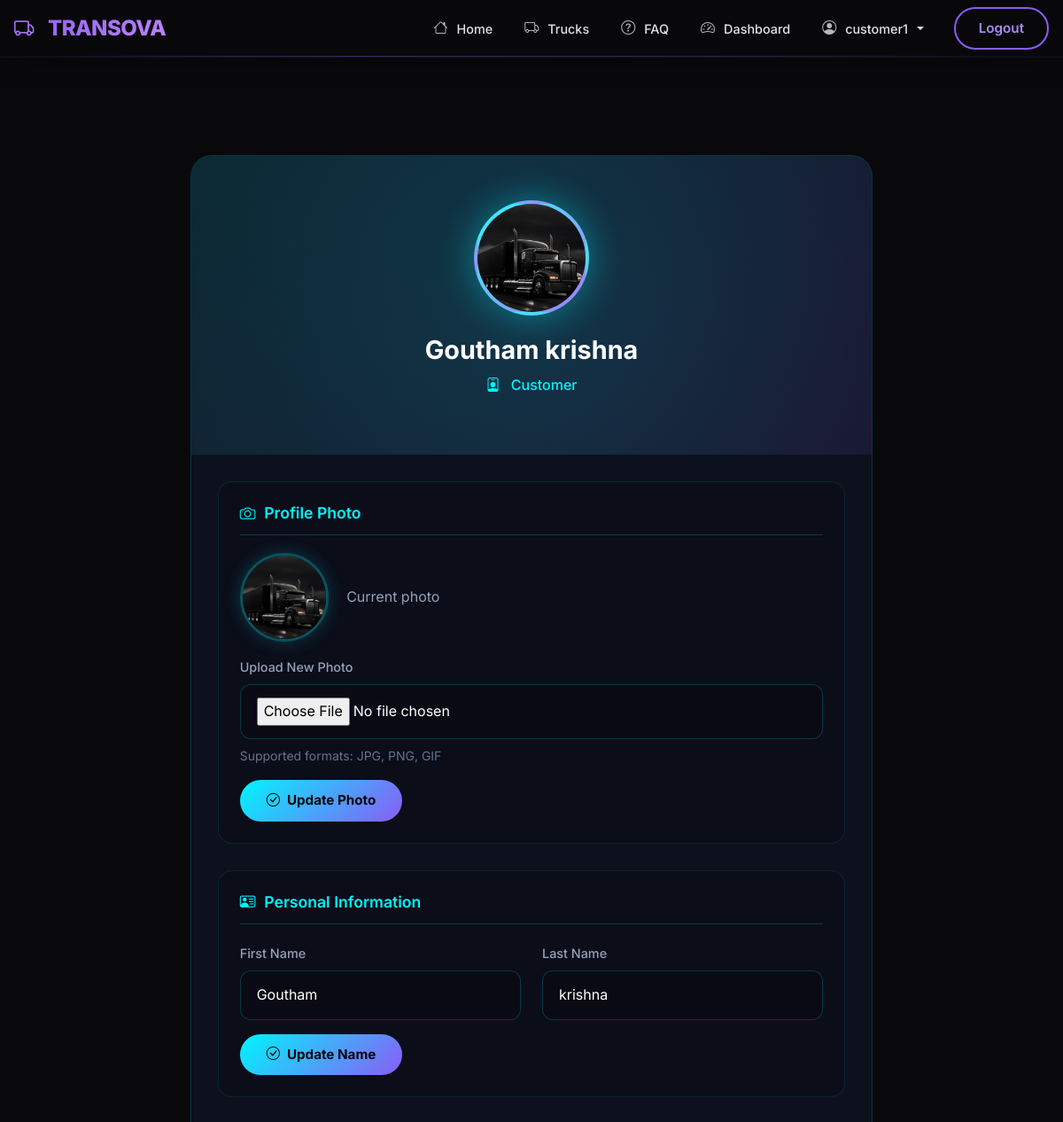
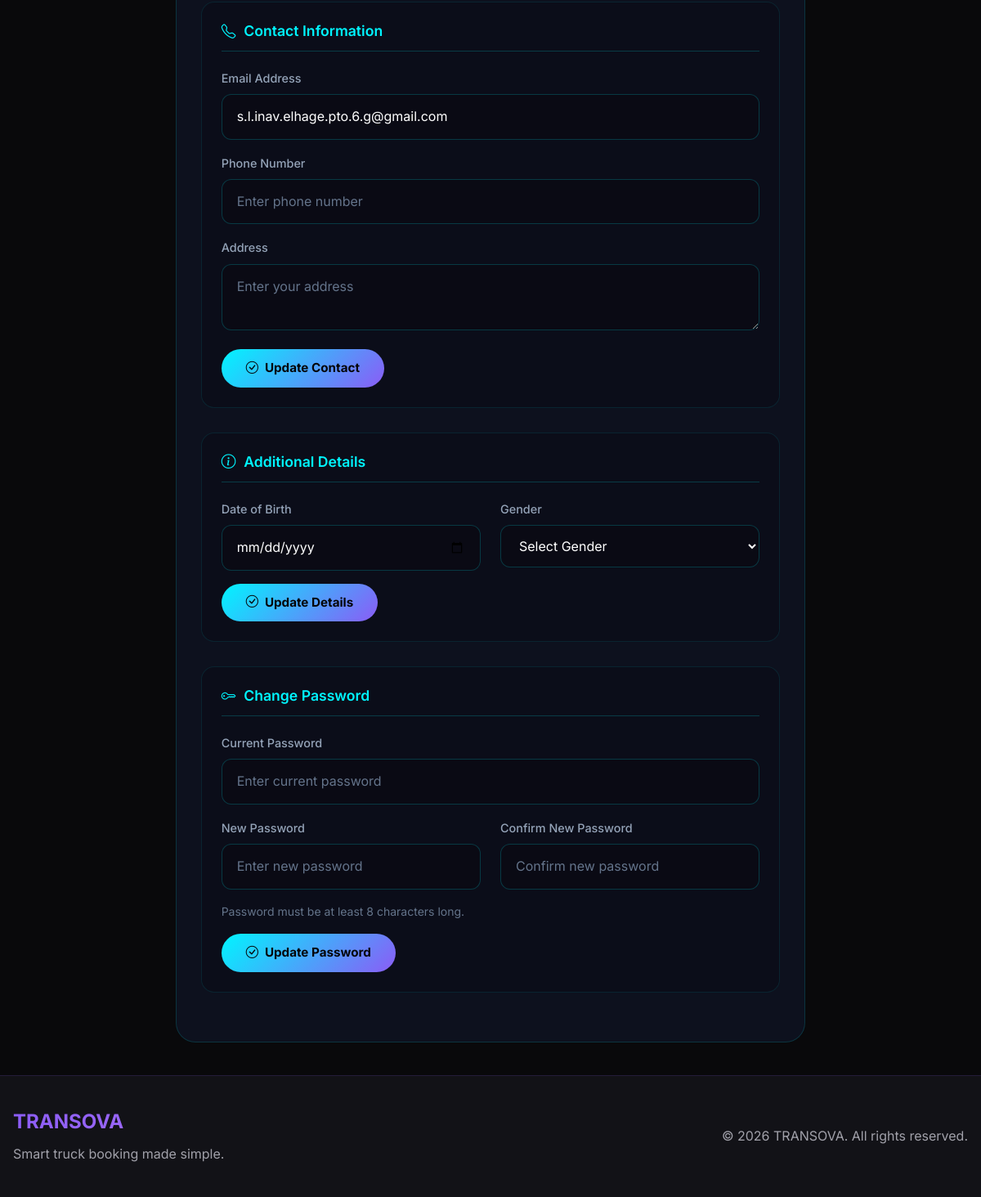
Page /accounts/customer-profile/ (signed in) on the committed database (2 pictures, top to bottom).
### accounts/models.py (models this page shows, shortened)
class User(AbstractUser):
    ROLE_ADMIN = "ADMIN"
    ROLE_COMPANY = "COMPANY"
    ROLE_CUSTOMER = "CUSTOMER"
    ROLE_DRIVER = "DRIVER"
    ROLE_CHOICES = (
        (ROLE_ADMIN, "Admin"),
        (ROLE_COMPANY, "Company"),
        (ROLE_CUSTOMER, "Customer"),
        (ROLE_DRIVER, "Driver"),
    )
    role = models.CharField(max_length=20, choices=ROLE_CHOICES, default=ROLE_CUSTOMER)
    phone = models.CharField(max_length=20, blank=True)
    address = models.TextField(blank=True)
    profile_picture = models.ImageField(
        upload_to="profile_pics/", blank=True, null=True
    )
    date_of_birth = models.DateField(null=True, blank=True)
    gender = models.CharField(
        max_length=10,
        choices=[
            ("male", "Male"),
            ("female", "Female"),
            ("other", "Other"),
        ],
        blank=True,
    )
    groups = models.ManyToManyField(
        "auth.Group",
        verbose_name="groups",
        blank=True,
        help_text="The groups this user belongs to.",
        related_name="custom_user_set",
        related_query_name="user",
    )
    user_permissions = models.ManyToManyField(
        "auth.Permission",
        verbose_name="user permissions",
        blank=True,
        help_text="Specific permissions for this user.",
        related_name="custom_user_set",
        related_query_name="user",
    )

### accounts/views.py (the view, shortened to what this page needs)
# urls.py: path("customer-profile/", views.customer_profile, name="customer_profile"),
def customer_profile(request):
    from django.http import JsonResponse
    from django.views.decorators.http import require_http_methods
    if not request.user.is_authenticated:
        if request.headers.get("X-Requested-With") == "XMLHttpRequest":
            return JsonResponse(
                {"success": False, "message": "Please login to continue"}, status=401
            )
        return redirect("login")
    return render(request, "accounts/customer_profile.html", {"user": request.user})

### accounts/templates/accounts/customer_profile.html (shortened to what this page needs)
{% extends "bookings/customer_base.html" %}
{% load static %}
{% block content %}
<div class="profile-section">
    <div class="container">
        <div class="row">
            <div class="col-lg-8 mx-auto">
                <div class="profile-card">
                    <div class="profile-header">
                        <div class="profile-avatar" id="headerAvatar">
                            {% if user.profile_picture %}
                                <img src="{{ user.profile_picture.url }}" alt="{{ user.username }}" id="headerAvatarImg">
                            {% else %}
                                {{ user.username|upper|slice:":1" }}
                            {% endif %}
                        </div>
                        <h1 class="profile-name">{{ user.get_full_name|default:user.username }}</h1>
                        <p class="profile-role">
                            <i class="bi bi-person-badge me-2"></i>
                            {% if user.role %}{{ user.get_role_display }}{% else %}Customer{% endif %}
                        </p>
                    </div>
                    <div class="profile-body">
                        <div class="info-section">
                            <h4 class="info-title">
                                <i class="bi bi-camera"></i>Profile Photo
                            </h4>
                            <form method="POST" enctype="multipart/form-data" class="profile-update-form" data-section="photo">
                                <div class="mb-3">
                                    {% if user.profile_picture %}
                                        <div class="mb-3">
                                            <img src="{{ user.profile_picture.url }}" alt="Current Photo" class="current-photo" id="currentPhotoPreview">
                                            <span class="ms-3" style="color: #94a3b8;">Current photo</span>
                                        </div>
                                    {% endif %}
                                    <label class="form-label">Upload New Photo</label>
                                    <input type="file" class="form-control-futuristic" name="profile_picture" accept="image/*" id="photoInput">
                                    <small style="color: #64748b; display: block; margin-top: 8px;">Supported formats: JPG, PNG, GIF</small>
                                </div>
                                <button type="submit" class="btn btn-save">
                                    <span class="btn-text"><i class="bi bi-check-circle me-2"></i>Update Photo</span>
                                </button>
                            </form>
                        </div>
                        <div class="info-section">
                            <h4 class="info-title">
                                <i class="bi bi-person-vcard"></i>Personal Information
                            </h4>
                            <form method="POST" enctype="multipart/form-data" class="profile-update-form" data-section="personal">
                                <div class="row">
                                    <div class="col-md-6 mb-3">
                                        <label class="form-label">First Name</label>
                                        <input type="text" class="form-control-futuristic" name="first_name" value="{{ user.first_name|default:'' }}">
                                    </div>
                                    <div class="col-md-6 mb-3">
                                        <label class="form-label">Last Name</label>
                                        <input type="text" class="form-control-futuristic" name="last_name" value="{{ user.last_name|default:'' }}">
                                    </div>
                                </div>
                                <button type="submit" class="btn btn-save">
                                    <span class="btn-text"><i class="bi bi-check-circle me-2"></i>Update Name</span>
                                </button>
                            </form>
                        </div>
                        <div class="info-section">
                            <h4 class="info-title">
                                <i class="bi bi-telephone"></i>Contact Information
                            </h4>
                            <form method="POST" enctype="multipart/form-data" class="profile-update-form" data-section="contact">
                                <div class="mb-3">
                                    <label class="form-label">Email Address</label>
                                    <input type="email" class="form-control-futuristic" name="email" value="{{ user.email|default:'' }}">
                                </div>
                                <div class="mb-3">
                                    <label class="form-label">Phone Number</label>
                                    <input type="text" class="form-control-futuristic" name="phone" value="{{ user.phone|default:'' }}" placeholder="Enter phone number">
                                </div>
                                <div class="mb-3">
                                    <label class="form-label">Address</label>
                                    <textarea class="form-control-futuristic" name="address" rows="2" placeholder="Enter your address">{{ user.address|default:'' }}</textarea>
                                </div>
                                <button type="submit" class="btn btn-save">
                                    <span class="btn-text"><i class="bi bi-check-circle me-2"></i>Update Contact</span>
                                </button>
                            </form>
                        </div>
                        <div class="info-section">
                            <h4 class="info-title">
                                <i class="bi bi-info-circle"></i>Additional Details
                            </h4>
                            <form method="POST" enctype="multipart/form-data" class="profile-update-form" data-section="additional">
                                <div class="row">
                                    <div class="col-md-6 mb-3">
                                        <label class="form-label">Date of Birth</label>
                                        <input type="date" class="form-control-futuristic" name="date_of_birth" value="{{ user.date_of_birth|default:'' }}">
                                    </div>
                                    <div class="col-md-6 mb-3">
                                        <label class="form-label">Gender</label>
                                        <select class="form-select-futuristic" name="gender">
                                            <option value="">Select Gender</option>
                                        </select>
                                    </div>
                                </div>
                                <button type="submit" class="btn btn-save">
                                    <span class="btn-text"><i class="bi bi-check-circle me-2"></i>Update Details</span>
                                </button>
                            </form>
                        </div>
                        <div class="info-section">
                            <h4 class="info-title">
                                <i class="bi bi-key"></i>Change Password
                            </h4>
                            <form method="POST" enctype="multipart/form-data" class="profile-update-form" data-section="password">
                                <div class="mb-3">
                                    <label class="form-label">Current Password</label>
                                    <input type="password" class="form-control-futuristic" name="current_password" placeholder="Enter current password" autocomplete="new-password">
                                </div>
                                <div class="row">
                                    <div class="col-md-6 mb-3">
                                        <label class="form-label">New Password</label>
                                        <input type="password" class="form-control-futuristic" name="new_password" placeholder="Enter new password" autocomplete="new-password">
                                    </div>
                                    <div class="col-md-6 mb-3">
                                        <label class="form-label">Confirm New Password</label>
                                        <input type="password" class="form-control-futuristic" name="confirm_password" placeholder="Confirm new password" autocomplete="new-password">
                                    </div>
                                </div>
                                <small style="color: #64748b; display: block;">Password must be at least 8 characters long.</small>
                                <button type="submit" class="btn btn-save mt-3">
                                    <span class="btn-text"><i class="bi bi-check-circle me-2"></i>Update Password</span>
                                </button>
                            </form>
                        </div>
                    </div>
                </div>
            </div>
        </div>
    </div>
</div>
{% endblock %}

### bookings/templates/bookings/customer_base.html (shortened to what this page needs)
{% extends 'bookings/base.html' %}
{% load static %}

### bookings/templates/bookings/base.html (shortened to what this page needs)
{% load static %}
<!DOCTYPE html>
<html lang="en">
<head>
    <link href="https://cdn.jsdelivr.net/npm/bootstrap@5.3.3/dist/css/bootstrap.min.css" rel="stylesheet">
    <link href="https://cdn.jsdelivr.net/npm/bootstrap-icons@1.11.3/font/bootstrap-icons.css" rel="stylesheet">
    <link rel="stylesheet" href="https://unpkg.com/leaflet@1.9.4/dist/leaflet.css"/>
    <link rel="stylesheet" href="{% static 'css/theme.css' %}">
</head>
<body>
<nav class="navbar navbar-expand-lg kontrek-navbar fixed-top">
    <div class="container">
        <a class="navbar-brand" href="/">
            <i class="bi bi-truck me-2"></i>TRANSOVA
        </a>
        <div class="collapse navbar-collapse" id="nav">
            <ul class="navbar-nav ms-auto align-items-lg-center">
                <li class="nav-item">
                    <a class="nav-link {% if request.path == '/' %}active{% endif %}" href="/">
                        <i class="bi bi-house me-1"></i> Home
                    </a>
                </li>
                <li class="nav-item">
                    <a class="nav-link {% if '/trucks/' in request.path %}active{% endif %}" href="/trucks/">
                        <i class="bi bi-truck me-1"></i> Trucks
                    </a>
                </li>
                <li class="nav-item">
                    <a class="nav-link {% if '/faq/' in request.path %}active{% endif %}" href="/faq/">
                        <i class="bi bi-question-circle me-1"></i> FAQ
                    </a>
                </li>
                {% if user.is_authenticated %}
                    {% if user.is_staff or user.is_superuser or user.role == 'ADMIN' %}
                    <li class="nav-item">
                        <a class="nav-link" href="/bookings/admin-dashboard/">
                            <i class="bi bi-speedometer2 me-1"></i> Dashboard
                        </a>
                    </li>
                    <li class="nav-item dropdown">
                        <a class="nav-link dropdown-toggle" href="#" role="button" data-bs-toggle="dropdown">
                            <i class="bi bi-person-circle me-1"></i> {{ user.username }}
                        </a>
                        <ul class="dropdown-menu dropdown-menu-end">
                            <li><a class="dropdown-item" href="{% url 'admin_dashboard' %}"><i class="bi bi-speedometer2 me-2"></i>Admin Panel</a></li>
                            <li><a class="dropdown-item" href="{% url 'admin_users' %}"><i class="bi bi-people me-2"></i>Users</a></li>
                            <li><a class="dropdown-item" href="{% url 'admin_trucks' %}"><i class="bi bi-truck me-2"></i>Trucks</a></li>
                            <li><hr class="dropdown-divider"></li>
                            <li><a class="dropdown-item text-danger" href="{% url 'logout' %}"><i class="bi bi-box-arrow-right me-2"></i>Logout</a></li>
                        </ul>
                    </li>
                    {% elif user.role == 'CUSTOMER' %}
                    <li class="nav-item">
                        <a class="nav-link" href="/bookings/customer-dashboard/">
                            <i class="bi bi-speedometer2 me-1"></i> Dashboard
                        </a>
                    </li>
                    <li class="nav-item dropdown">
                        <a class="nav-link dropdown-toggle" href="#" role="button" data-bs-toggle="dropdown">
                            <i class="bi bi-person-circle me-1"></i> {{ user.username }}
                        </a>
                    </li>
                    {% elif user.role == 'COMPANY' %}
                    <li class="nav-item"><a class="nav-link" href="/fleet/dashboard/"><i class="bi bi-speedometer2 me-1"></i> Dashboard</a></li>
                    {% else %}
                    <li class="nav-item"><a class="nav-link" href="/dashboard/"><i class="bi bi-speedometer2 me-1"></i> Dashboard</a></li>
                    {% endif %}
                    <li class="nav-item">
                        <a class="kontrek-btn-outline ms-lg-3" href="/logout/">Logout</a>
                    </li>
                {% endif %}
            </ul>
        </div>
    </div>
</nav>
<main class="kontrek-container">
    <div class="toast-container position-fixed top-0 end-0 p-3" style="z-index: 9999;">
    </div>
    {% block content %}{% endblock %}
</main>
<footer class="footer-custom">
    <div class="container">
        <div class="row align-items-center">
            <div class="col-md-6">
                <h5 class="footer-brand">TRANSOVA</h5>
                <p class="text-muted mb-0">Smart truck booking made simple.</p>
            </div>
            <div class="col-md-6 text-md-end">
                <p class="text-muted mb-0">&copy; 2026 TRANSOVA. All rights reserved.</p>
            </div>
        </div>
    </div>
</footer>
</body>
</html>

### rows in the picture
User: username "customer1", profile_picture (picture), get_full_name "Goutham krishna", role "Customer", first_name "Goutham", last_name "krishna", email "s.l.inav.elhage.pto.6.g@gmail.com"
